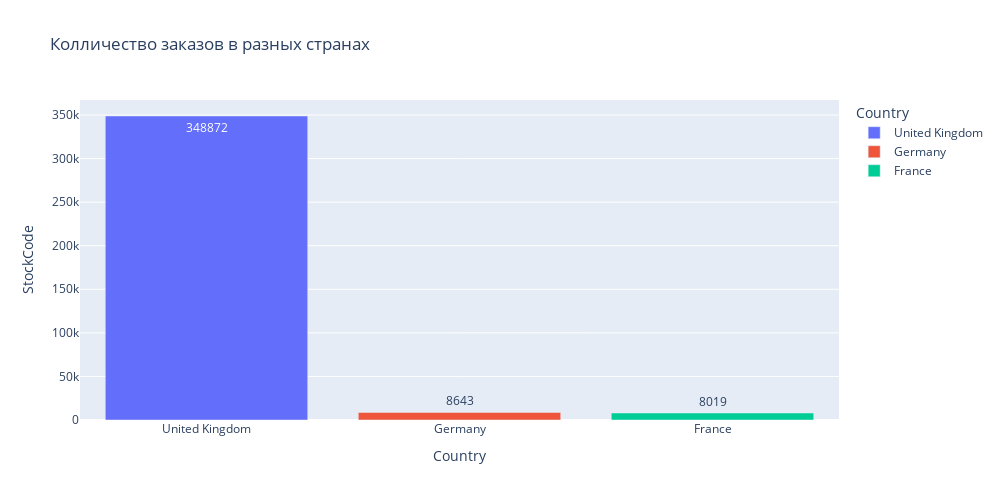

Notebook source saved alongside this figure:
### Markdown cell above
### Задание 4.2
Мы посмотрели на распределение клиентов в разрезе стран. А что насчёт заказов?

Постройте визуализацию и выделите топ-3 стран по количеству поступающих заказов.

* Великобритания (United Kingdom)
* Германия (Germany)
* Франция (France)
* Нидерланды (Netherlands)
* Ирландия (EIRE)
* Австралия (Australia)

### Code cell
plot_df2 = data.groupby('Country')['StockCode'].count().sort_values(ascending=False).reset_index()
#строим график
fig = px.bar(
    data_frame=plot_df2[:3], #датафрейм
    x="Country", #ось x
    y="StockCode", #ось y
    color='Country', #расцветка в зависимости от страны
    text = 'StockCode', #текст на столбцах
    orientation='v', #ориентация графика
    height=500, #высота
    width=1000, #ширина
    title='Колличество заказов в разных странах' #заголовок
)

#отображаем его
fig.show()

### Figure 1 — Plotly figure (JSON) as saved in the notebook; plotly's stock layout.template omitted (floating-point values rounded to 4 significant figures)
{"data": [{"alignmentgroup": "True", "hovertemplate": "Country=%{x}<br>StockCode=%{text}<extra></extra>", "legendgroup": "United Kingdom", "marker": {"color": "#636efa", "pattern": {"shape": ""}}, "name": "United Kingdom", "offsetgroup": "United Kingdom", "orientation": "v", "showlegend": true, "text": [348872], "textposition": "auto", "type": "bar", "x": ["United Kingdom"], "xaxis": "x", "y": [348872], "yaxis": "y"}, {"alignmentgroup": "True", "hovertemplate": "Country=%{x}<br>StockCode=%{text}<extra></extra>", "legendgroup": "Germany", "marker": {"color": "#EF553B", "pattern": {"shape": ""}}, "name": "Germany", "offsetgroup": "Germany", "orientation": "v", "showlegend": true, "text": [8643], "textposition": "auto", "type": "bar", "x": ["Germany"], "xaxis": "x", "y": [8643], "yaxis": "y"}, {"alignmentgroup": "True", "hovertemplate": "Country=%{x}<br>StockCode=%{text}<extra></extra>", "legendgroup": "France", "marker": {"color": "#00cc96", "pattern": {"shape": ""}}, "name": "France", "offsetgroup": "France", "orientation": "v", "showlegend": true, "text": [8019], "textposition": "auto", "type": "bar", "x": ["France"], "xaxis": "x", "y": [8019], "yaxis": "y"}], "layout": {"barmode": "relative", "height": 500, "legend": {"title": {"text": "Country"}, "tracegroupgap": 0}, "title": {"text": "Колличество заказов в разных странах"}, "width": 1000, "xaxis": {"anchor": "y", "categoryarray": ["United Kingdom", "Germany", "France"], "categoryorder": "array", "domain": [0, 1], "title": {"text": "Country"}}, "yaxis": {"anchor": "x", "domain": [0, 1], "title": {"text": "StockCode"}}}}
